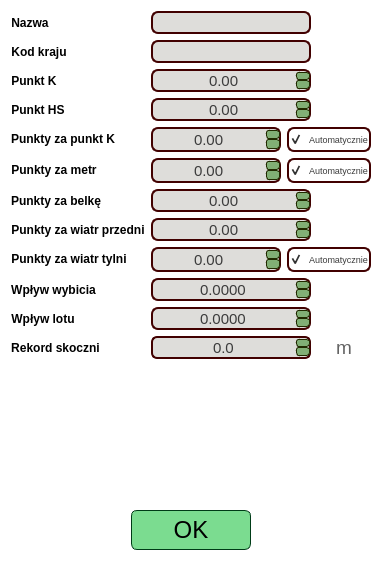
<?xml version="1.0" encoding="UTF-8"?>
<ui version="4.0">
 <class>HillEditorWidget</class>
 <widget class="QWidget" name="HillEditorWidget">
  <property name="enabled">
   <bool>true</bool>
  </property>
  <property name="geometry">
   <rect>
    <x>0</x>
    <y>0</y>
    <width>381</width>
    <height>561</height>
   </rect>
  </property>
  <property name="font">
   <font>
    <pointsize>10</pointsize>
   </font>
  </property>
  <property name="windowTitle">
   <string>Edytor skoczni</string>
  </property>
  <property name="styleSheet">
   <string notr="true">background-color: rgb(255, 255, 255);
color: black;</string>
  </property>
  <layout class="QVBoxLayout" name="verticalLayout_2">
   <item>
    <layout class="QVBoxLayout" name="verticalLayout" stretch="2,1,0,0">
     <item>
      <layout class="QFormLayout" name="formLayout_input">
       <item row="0" column="0">
        <widget class="QLabel" name="label_name">
         <property name="font">
          <font>
           <family>Segoe UI</family>
           <pointsize>9</pointsize>
           <bold>true</bold>
          </font>
         </property>
         <property name="styleSheet">
          <string notr="true">QLabel{
background: transparent;
color: rgb(0, 0, 0);
}</string>
         </property>
         <property name="text">
          <string>Nazwa</string>
         </property>
         <property name="alignment">
          <set>Qt::AlignCenter</set>
         </property>
        </widget>
       </item>
       <item row="0" column="1">
        <widget class="QLineEdit" name="lineEdit_name">
         <property name="minimumSize">
          <size>
           <width>160</width>
           <height>23</height>
          </size>
         </property>
         <property name="maximumSize">
          <size>
           <width>160</width>
           <height>23</height>
          </size>
         </property>
         <property name="font">
          <font>
           <pointsize>11</pointsize>
          </font>
         </property>
         <property name="styleSheet">
          <string notr="true">QWidget{
	background-color: rgb(222, 221, 218);
	color: rgb(60, 60, 60);
	border: 2px solid rgb(65, 0, 0);
	border-radius: 7px;
}

QDoubleSpinBox::up-button{
border: 1px solid rgb(33, 42, 0);
border-radius: 3px;
		background-color: rgb(129, 175, 117);
	color: rgb(0, 59, 23);
}
QDoubleSpinBox::down-button{
border: 1px solid rgb(33, 42, 0);
border-radius: 3px;
	background-color: rgb(129, 175, 117);
	color: rgb(0, 59, 23);
}</string>
         </property>
        </widget>
       </item>
       <item row="1" column="0">
        <widget class="QLabel" name="label_countryCode">
         <property name="font">
          <font>
           <family>Segoe UI</family>
           <pointsize>9</pointsize>
           <bold>true</bold>
          </font>
         </property>
         <property name="styleSheet">
          <string notr="true">QLabel{
background: transparent;
color: rgb(0, 0, 0);
}</string>
         </property>
         <property name="text">
          <string>Kod kraju</string>
         </property>
         <property name="alignment">
          <set>Qt::AlignCenter</set>
         </property>
        </widget>
       </item>
       <item row="1" column="1">
        <layout class="QHBoxLayout" name="horizontalLayout" stretch="0,0,0">
         <property name="spacing">
          <number>6</number>
         </property>
         <item>
          <widget class="QLineEdit" name="lineEdit_countryCode">
           <property name="minimumSize">
            <size>
             <width>160</width>
             <height>23</height>
            </size>
           </property>
           <property name="maximumSize">
            <size>
             <width>160</width>
             <height>23</height>
            </size>
           </property>
           <property name="font">
            <font>
             <pointsize>11</pointsize>
            </font>
           </property>
           <property name="styleSheet">
            <string notr="true">QWidget{
	background-color: rgb(222, 221, 218);
	color: rgb(60, 60, 60);
	border: 2px solid rgb(65, 0, 0);
	border-radius: 7px;
}

QDoubleSpinBox::up-button{
border: 1px solid rgb(33, 42, 0);
border-radius: 3px;
		background-color: rgb(129, 175, 117);
	color: rgb(0, 59, 23);
}
QDoubleSpinBox::down-button{
border: 1px solid rgb(33, 42, 0);
border-radius: 3px;
	background-color: rgb(129, 175, 117);
	color: rgb(0, 59, 23);
}</string>
           </property>
           <property name="maxLength">
            <number>3</number>
           </property>
          </widget>
         </item>
         <item>
          <spacer name="horizontalSpacer_5">
           <property name="orientation">
            <enum>Qt::Horizontal</enum>
           </property>
           <property name="sizeHint" stdset="0">
            <size>
             <width>40</width>
             <height>20</height>
            </size>
           </property>
          </spacer>
         </item>
         <item>
          <widget class="QLabel" name="label_countryFlag">
           <property name="sizePolicy">
            <sizepolicy hsizetype="Fixed" vsizetype="Fixed">
             <horstretch>0</horstretch>
             <verstretch>0</verstretch>
            </sizepolicy>
           </property>
           <property name="minimumSize">
            <size>
             <width>38</width>
             <height>22</height>
            </size>
           </property>
           <property name="maximumSize">
            <size>
             <width>38</width>
             <height>22</height>
            </size>
           </property>
           <property name="font">
            <font>
             <pointsize>13</pointsize>
            </font>
           </property>
           <property name="styleSheet">
            <string notr="true">QWidget{
	background: transparent;
}</string>
           </property>
           <property name="text">
            <string/>
           </property>
          </widget>
         </item>
        </layout>
       </item>
       <item row="2" column="0">
        <widget class="QLabel" name="label">
         <property name="font">
          <font>
           <family>Segoe UI</family>
           <pointsize>9</pointsize>
           <bold>true</bold>
          </font>
         </property>
         <property name="styleSheet">
          <string notr="true">QLabel{
background: transparent;
color: rgb(0, 0, 0);
}</string>
         </property>
         <property name="text">
          <string>Punkt K</string>
         </property>
         <property name="alignment">
          <set>Qt::AlignCenter</set>
         </property>
        </widget>
       </item>
       <item row="2" column="1">
        <widget class="QDoubleSpinBox" name="doubleSpinBox_KPoint">
         <property name="minimumSize">
          <size>
           <width>160</width>
           <height>23</height>
          </size>
         </property>
         <property name="maximumSize">
          <size>
           <width>160</width>
           <height>23</height>
          </size>
         </property>
         <property name="font">
          <font>
           <pointsize>11</pointsize>
          </font>
         </property>
         <property name="styleSheet">
          <string notr="true">QWidget{
	background-color: rgb(222, 221, 218);
	color: rgb(60, 60, 60);
	border: 2px solid rgb(65, 0, 0);
	border-radius: 7px;
}

QDoubleSpinBox::up-button{
border: 1px solid rgb(33, 42, 0);
border-radius: 3px;
		background-color: rgb(129, 175, 117);
	color: rgb(0, 59, 23);
}
QDoubleSpinBox::down-button{
border: 1px solid rgb(33, 42, 0);
border-radius: 3px;
	background-color: rgb(129, 175, 117);
	color: rgb(0, 59, 23);
}</string>
         </property>
         <property name="alignment">
          <set>Qt::AlignCenter</set>
         </property>
         <property name="minimum">
          <double>-1000000.000000000000000</double>
         </property>
         <property name="maximum">
          <double>1000000.000000000000000</double>
         </property>
        </widget>
       </item>
       <item row="3" column="0">
        <widget class="QLabel" name="label_2">
         <property name="font">
          <font>
           <family>Segoe UI</family>
           <pointsize>9</pointsize>
           <bold>true</bold>
          </font>
         </property>
         <property name="styleSheet">
          <string notr="true">QLabel{
background: transparent;
color: rgb(0, 0, 0);
}</string>
         </property>
         <property name="text">
          <string>Punkt HS</string>
         </property>
         <property name="alignment">
          <set>Qt::AlignCenter</set>
         </property>
        </widget>
       </item>
       <item row="3" column="1">
        <widget class="QDoubleSpinBox" name="doubleSpinBox_HSPoint">
         <property name="minimumSize">
          <size>
           <width>160</width>
           <height>23</height>
          </size>
         </property>
         <property name="maximumSize">
          <size>
           <width>160</width>
           <height>23</height>
          </size>
         </property>
         <property name="font">
          <font>
           <pointsize>11</pointsize>
          </font>
         </property>
         <property name="styleSheet">
          <string notr="true">QWidget{
	background-color: rgb(222, 221, 218);
	color: rgb(60, 60, 60);
	border: 2px solid rgb(65, 0, 0);
	border-radius: 7px;
}

QDoubleSpinBox::up-button{
border: 1px solid rgb(33, 42, 0);
border-radius: 3px;
		background-color: rgb(129, 175, 117);
	color: rgb(0, 59, 23);
}
QDoubleSpinBox::down-button{
border: 1px solid rgb(33, 42, 0);
border-radius: 3px;
	background-color: rgb(129, 175, 117);
	color: rgb(0, 59, 23);
}</string>
         </property>
         <property name="alignment">
          <set>Qt::AlignCenter</set>
         </property>
         <property name="minimum">
          <double>-1000000.000000000000000</double>
         </property>
         <property name="maximum">
          <double>1000000.000000000000000</double>
         </property>
        </widget>
       </item>
       <item row="4" column="0">
        <widget class="QLabel" name="label_6">
         <property name="font">
          <font>
           <family>Segoe UI</family>
           <pointsize>9</pointsize>
           <bold>true</bold>
          </font>
         </property>
         <property name="styleSheet">
          <string notr="true">QLabel{
background: transparent;
color: rgb(0, 0, 0);
}</string>
         </property>
         <property name="text">
          <string>Punkty za punkt K</string>
         </property>
         <property name="alignment">
          <set>Qt::AlignCenter</set>
         </property>
        </widget>
       </item>
       <item row="4" column="1">
        <layout class="QHBoxLayout" name="horizontalLayout_2">
         <item>
          <widget class="QDoubleSpinBox" name="doubleSpinBox_pointsForKPoint">
           <property name="minimumSize">
            <size>
             <width>130</width>
             <height>25</height>
            </size>
           </property>
           <property name="maximumSize">
            <size>
             <width>16777215</width>
             <height>25</height>
            </size>
           </property>
           <property name="font">
            <font>
             <pointsize>11</pointsize>
            </font>
           </property>
           <property name="styleSheet">
            <string notr="true">QWidget{
	background-color: rgb(222, 221, 218);
	color: rgb(60, 60, 60);
	border: 2px solid rgb(65, 0, 0);
	border-radius: 7px;
}
QWidget[readOnly = &quot;true&quot;]{
	background-color: rgb(120, 120, 120);
	color: rgb(20, 20, 20);
	border: 2px solid rgb(65, 0, 0);
	border-radius: 7px;
}

QDoubleSpinBox::up-button{
border: 1px solid rgb(33, 42, 0);
border-radius: 3px;
		background-color: rgb(129, 175, 117);
	color: rgb(0, 59, 23);
}
QDoubleSpinBox::down-button{
border: 1px solid rgb(33, 42, 0);
border-radius: 3px;
	background-color: rgb(129, 175, 117);
	color: rgb(0, 59, 23);
}</string>
           </property>
           <property name="alignment">
            <set>Qt::AlignCenter</set>
           </property>
           <property name="readOnly">
            <bool>true</bool>
           </property>
           <property name="minimum">
            <double>-1000000.000000000000000</double>
           </property>
           <property name="maximum">
            <double>1000000.000000000000000</double>
           </property>
          </widget>
         </item>
         <item>
          <widget class="QCheckBox" name="checkBox_autoPointsForKPoint">
           <property name="minimumSize">
            <size>
             <width>0</width>
             <height>25</height>
            </size>
           </property>
           <property name="maximumSize">
            <size>
             <width>16777215</width>
             <height>25</height>
            </size>
           </property>
           <property name="font">
            <font>
             <pointsize>7</pointsize>
            </font>
           </property>
           <property name="styleSheet">
            <string notr="true">QWidget{
	background: transparent;
	color: rgb(60, 60, 60);
	border: 2px solid rgb(65, 0, 0);
	border-radius: 7px;
}</string>
           </property>
           <property name="text">
            <string>Automatycznie</string>
           </property>
           <property name="checked">
            <bool>true</bool>
           </property>
          </widget>
         </item>
        </layout>
       </item>
       <item row="5" column="0">
        <widget class="QLabel" name="label_7">
         <property name="font">
          <font>
           <family>Segoe UI</family>
           <pointsize>9</pointsize>
           <bold>true</bold>
          </font>
         </property>
         <property name="styleSheet">
          <string notr="true">QLabel{
background: transparent;
color: rgb(0, 0, 0);
}</string>
         </property>
         <property name="text">
          <string>Punkty za metr</string>
         </property>
         <property name="alignment">
          <set>Qt::AlignCenter</set>
         </property>
        </widget>
       </item>
       <item row="5" column="1">
        <layout class="QHBoxLayout" name="horizontalLayout_3">
         <item>
          <widget class="QDoubleSpinBox" name="doubleSpinBox_pointsForMeter">
           <property name="minimumSize">
            <size>
             <width>130</width>
             <height>25</height>
            </size>
           </property>
           <property name="maximumSize">
            <size>
             <width>16777215</width>
             <height>25</height>
            </size>
           </property>
           <property name="font">
            <font>
             <pointsize>11</pointsize>
            </font>
           </property>
           <property name="styleSheet">
            <string notr="true">QWidget{
	background-color: rgb(222, 221, 218);
	color: rgb(60, 60, 60);
	border: 2px solid rgb(65, 0, 0);
	border-radius: 7px;
}
QWidget[readOnly = &quot;true&quot;]{
	background-color: rgb(120, 120, 120);
	color: rgb(20, 20, 20);
	border: 2px solid rgb(65, 0, 0);
	border-radius: 7px;
}

QDoubleSpinBox::up-button{
border: 1px solid rgb(33, 42, 0);
border-radius: 3px;
		background-color: rgb(129, 175, 117);
	color: rgb(0, 59, 23);
}
QDoubleSpinBox::down-button{
border: 1px solid rgb(33, 42, 0);
border-radius: 3px;
	background-color: rgb(129, 175, 117);
	color: rgb(0, 59, 23);
}</string>
           </property>
           <property name="alignment">
            <set>Qt::AlignCenter</set>
           </property>
           <property name="readOnly">
            <bool>true</bool>
           </property>
           <property name="minimum">
            <double>-1000000.000000000000000</double>
           </property>
           <property name="maximum">
            <double>1000000.000000000000000</double>
           </property>
           <property name="singleStep">
            <double>0.100000000000000</double>
           </property>
          </widget>
         </item>
         <item>
          <widget class="QCheckBox" name="checkBox_autoPointsForMeter">
           <property name="minimumSize">
            <size>
             <width>0</width>
             <height>25</height>
            </size>
           </property>
           <property name="maximumSize">
            <size>
             <width>16777215</width>
             <height>25</height>
            </size>
           </property>
           <property name="font">
            <font>
             <pointsize>7</pointsize>
            </font>
           </property>
           <property name="styleSheet">
            <string notr="true">QWidget{
	background: transparent;
	color: rgb(60, 60, 60);
	border: 2px solid rgb(65, 0, 0);
	border-radius: 7px;
}</string>
           </property>
           <property name="text">
            <string>Automatycznie</string>
           </property>
           <property name="checked">
            <bool>true</bool>
           </property>
          </widget>
         </item>
        </layout>
       </item>
       <item row="6" column="0">
        <widget class="QLabel" name="label_3">
         <property name="font">
          <font>
           <family>Segoe UI</family>
           <pointsize>9</pointsize>
           <bold>true</bold>
          </font>
         </property>
         <property name="styleSheet">
          <string notr="true">QLabel{
background: transparent;
color: rgb(0, 0, 0);
}</string>
         </property>
         <property name="text">
          <string>Punkty za belkę</string>
         </property>
         <property name="alignment">
          <set>Qt::AlignCenter</set>
         </property>
        </widget>
       </item>
       <item row="6" column="1">
        <widget class="QDoubleSpinBox" name="doubleSpinBox_gatePoints">
         <property name="minimumSize">
          <size>
           <width>160</width>
           <height>23</height>
          </size>
         </property>
         <property name="maximumSize">
          <size>
           <width>160</width>
           <height>23</height>
          </size>
         </property>
         <property name="font">
          <font>
           <pointsize>11</pointsize>
          </font>
         </property>
         <property name="styleSheet">
          <string notr="true">QWidget{
	background-color: rgb(222, 221, 218);
	color: rgb(60, 60, 60);
	border: 2px solid rgb(65, 0, 0);
	border-radius: 7px;
}

QDoubleSpinBox::up-button{
border: 1px solid rgb(33, 42, 0);
border-radius: 3px;
		background-color: rgb(129, 175, 117);
	color: rgb(0, 59, 23);
}
QDoubleSpinBox::down-button{
border: 1px solid rgb(33, 42, 0);
border-radius: 3px;
	background-color: rgb(129, 175, 117);
	color: rgb(0, 59, 23);
}</string>
         </property>
         <property name="alignment">
          <set>Qt::AlignCenter</set>
         </property>
         <property name="minimum">
          <double>-1000000.000000000000000</double>
         </property>
         <property name="maximum">
          <double>1000000.000000000000000</double>
         </property>
         <property name="singleStep">
          <double>0.500000000000000</double>
         </property>
        </widget>
       </item>
       <item row="7" column="0">
        <widget class="QLabel" name="label_4">
         <property name="font">
          <font>
           <family>Segoe UI</family>
           <pointsize>9</pointsize>
           <bold>true</bold>
          </font>
         </property>
         <property name="styleSheet">
          <string notr="true">QLabel{
background: transparent;
color: rgb(0, 0, 0);
}</string>
         </property>
         <property name="text">
          <string>Punkty za wiatr przedni</string>
         </property>
         <property name="alignment">
          <set>Qt::AlignCenter</set>
         </property>
        </widget>
       </item>
       <item row="7" column="1">
        <widget class="QDoubleSpinBox" name="doubleSpinBox_frontWindPoints">
         <property name="minimumSize">
          <size>
           <width>160</width>
           <height>23</height>
          </size>
         </property>
         <property name="maximumSize">
          <size>
           <width>160</width>
           <height>23</height>
          </size>
         </property>
         <property name="font">
          <font>
           <pointsize>11</pointsize>
          </font>
         </property>
         <property name="styleSheet">
          <string notr="true">QWidget{
	background-color: rgb(222, 221, 218);
	color: rgb(60, 60, 60);
	border: 2px solid rgb(65, 0, 0);
	border-radius: 7px;
}

QDoubleSpinBox::up-button{
border: 1px solid rgb(33, 42, 0);
border-radius: 3px;
		background-color: rgb(129, 175, 117);
	color: rgb(0, 59, 23);
}
QDoubleSpinBox::down-button{
border: 1px solid rgb(33, 42, 0);
border-radius: 3px;
	background-color: rgb(129, 175, 117);
	color: rgb(0, 59, 23);
}</string>
         </property>
         <property name="alignment">
          <set>Qt::AlignCenter</set>
         </property>
         <property name="minimum">
          <double>-1000000.000000000000000</double>
         </property>
         <property name="maximum">
          <double>1000000.000000000000000</double>
         </property>
         <property name="singleStep">
          <double>0.500000000000000</double>
         </property>
        </widget>
       </item>
       <item row="8" column="0">
        <widget class="QLabel" name="label_5">
         <property name="font">
          <font>
           <family>Segoe UI</family>
           <pointsize>9</pointsize>
           <bold>true</bold>
          </font>
         </property>
         <property name="styleSheet">
          <string notr="true">QLabel{
background: transparent;
color: rgb(0, 0, 0);
}</string>
         </property>
         <property name="text">
          <string>Punkty za wiatr tylni</string>
         </property>
         <property name="alignment">
          <set>Qt::AlignCenter</set>
         </property>
        </widget>
       </item>
       <item row="8" column="1">
        <layout class="QHBoxLayout" name="horizontalLayout_4">
         <item>
          <widget class="QDoubleSpinBox" name="doubleSpinBox_backWindPoints">
           <property name="minimumSize">
            <size>
             <width>130</width>
             <height>25</height>
            </size>
           </property>
           <property name="maximumSize">
            <size>
             <width>16777215</width>
             <height>25</height>
            </size>
           </property>
           <property name="font">
            <font>
             <pointsize>11</pointsize>
            </font>
           </property>
           <property name="styleSheet">
            <string notr="true">QWidget{
	background-color: rgb(222, 221, 218);
	color: rgb(60, 60, 60);
	border: 2px solid rgb(65, 0, 0);
	border-radius: 7px;
}
QWidget[readOnly = &quot;true&quot;]{
	background-color: rgb(120, 120, 120);
	color: rgb(20, 20, 20);
	border: 2px solid rgb(65, 0, 0);
	border-radius: 7px;
}

QDoubleSpinBox::up-button{
border: 1px solid rgb(33, 42, 0);
border-radius: 3px;
		background-color: rgb(129, 175, 117);
	color: rgb(0, 59, 23);
}
QDoubleSpinBox::down-button{
border: 1px solid rgb(33, 42, 0);
border-radius: 3px;
	background-color: rgb(129, 175, 117);
	color: rgb(0, 59, 23);
}</string>
           </property>
           <property name="alignment">
            <set>Qt::AlignCenter</set>
           </property>
           <property name="readOnly">
            <bool>true</bool>
           </property>
           <property name="minimum">
            <double>-1000000.000000000000000</double>
           </property>
           <property name="maximum">
            <double>1000000.000000000000000</double>
           </property>
           <property name="singleStep">
            <double>0.500000000000000</double>
           </property>
          </widget>
         </item>
         <item>
          <widget class="QCheckBox" name="checkBox_autoBackWindPoints">
           <property name="minimumSize">
            <size>
             <width>0</width>
             <height>25</height>
            </size>
           </property>
           <property name="maximumSize">
            <size>
             <width>16777215</width>
             <height>25</height>
            </size>
           </property>
           <property name="font">
            <font>
             <pointsize>7</pointsize>
            </font>
           </property>
           <property name="styleSheet">
            <string notr="true">QWidget{
	background: transparent;
	color: rgb(60, 60, 60);
	border: 2px solid rgb(65, 0, 0);
	border-radius: 7px;
}</string>
           </property>
           <property name="text">
            <string>Automatycznie</string>
           </property>
           <property name="checked">
            <bool>true</bool>
           </property>
          </widget>
         </item>
        </layout>
       </item>
       <item row="9" column="0">
        <widget class="QLabel" name="label_9">
         <property name="font">
          <font>
           <family>Segoe UI</family>
           <pointsize>9</pointsize>
           <bold>true</bold>
          </font>
         </property>
         <property name="styleSheet">
          <string notr="true">QLabel{
background: transparent;
color: rgb(0, 0, 0);
}</string>
         </property>
         <property name="text">
          <string>Wpływ wybicia</string>
         </property>
         <property name="alignment">
          <set>Qt::AlignCenter</set>
         </property>
        </widget>
       </item>
       <item row="9" column="1">
        <widget class="QDoubleSpinBox" name="doubleSpinBox_takeoffEffect">
         <property name="minimumSize">
          <size>
           <width>160</width>
           <height>23</height>
          </size>
         </property>
         <property name="maximumSize">
          <size>
           <width>160</width>
           <height>23</height>
          </size>
         </property>
         <property name="font">
          <font>
           <pointsize>11</pointsize>
          </font>
         </property>
         <property name="styleSheet">
          <string notr="true">QWidget{
	background-color: rgb(222, 221, 218);
	color: rgb(60, 60, 60);
	border: 2px solid rgb(65, 0, 0);
	border-radius: 7px;
}

QDoubleSpinBox::up-button{
border: 1px solid rgb(33, 42, 0);
border-radius: 3px;
		background-color: rgb(129, 175, 117);
	color: rgb(0, 59, 23);
}
QDoubleSpinBox::down-button{
border: 1px solid rgb(33, 42, 0);
border-radius: 3px;
	background-color: rgb(129, 175, 117);
	color: rgb(0, 59, 23);
}</string>
         </property>
         <property name="alignment">
          <set>Qt::AlignCenter</set>
         </property>
         <property name="decimals">
          <number>4</number>
         </property>
         <property name="minimum">
          <double>-1000000.000000000000000</double>
         </property>
         <property name="maximum">
          <double>1000000.000000000000000</double>
         </property>
         <property name="singleStep">
          <double>0.100000000000000</double>
         </property>
        </widget>
       </item>
       <item row="10" column="0">
        <widget class="QLabel" name="label_10">
         <property name="font">
          <font>
           <family>Segoe UI</family>
           <pointsize>9</pointsize>
           <bold>true</bold>
          </font>
         </property>
         <property name="styleSheet">
          <string notr="true">QLabel{
background: transparent;
color: rgb(0, 0, 0);
}</string>
         </property>
         <property name="text">
          <string>Wpływ lotu</string>
         </property>
         <property name="alignment">
          <set>Qt::AlignCenter</set>
         </property>
        </widget>
       </item>
       <item row="10" column="1">
        <widget class="QDoubleSpinBox" name="doubleSpinBox_flightEffect">
         <property name="minimumSize">
          <size>
           <width>160</width>
           <height>23</height>
          </size>
         </property>
         <property name="maximumSize">
          <size>
           <width>160</width>
           <height>23</height>
          </size>
         </property>
         <property name="font">
          <font>
           <pointsize>11</pointsize>
          </font>
         </property>
         <property name="styleSheet">
          <string notr="true">QWidget{
	background-color: rgb(222, 221, 218);
	color: rgb(60, 60, 60);
	border: 2px solid rgb(65, 0, 0);
	border-radius: 7px;
}

QDoubleSpinBox::up-button{
border: 1px solid rgb(33, 42, 0);
border-radius: 3px;
		background-color: rgb(129, 175, 117);
	color: rgb(0, 59, 23);
}
QDoubleSpinBox::down-button{
border: 1px solid rgb(33, 42, 0);
border-radius: 3px;
	background-color: rgb(129, 175, 117);
	color: rgb(0, 59, 23);
}</string>
         </property>
         <property name="alignment">
          <set>Qt::AlignCenter</set>
         </property>
         <property name="decimals">
          <number>4</number>
         </property>
         <property name="minimum">
          <double>-1000000.000000000000000</double>
         </property>
         <property name="maximum">
          <double>1000000.000000000000000</double>
         </property>
         <property name="singleStep">
          <double>0.100000000000000</double>
         </property>
        </widget>
       </item>
       <item row="11" column="0">
        <widget class="QLabel" name="label_8">
         <property name="font">
          <font>
           <family>Segoe UI</family>
           <pointsize>9</pointsize>
           <bold>true</bold>
          </font>
         </property>
         <property name="styleSheet">
          <string notr="true">QLabel{
background: transparent;
color: rgb(0, 0, 0);
}</string>
         </property>
         <property name="text">
          <string>Rekord skoczni</string>
         </property>
         <property name="alignment">
          <set>Qt::AlignCenter</set>
         </property>
        </widget>
       </item>
       <item row="11" column="1">
        <layout class="QHBoxLayout" name="horizontalLayout_6">
         <item>
          <widget class="QDoubleSpinBox" name="doubleSpinBox_record">
           <property name="minimumSize">
            <size>
             <width>160</width>
             <height>23</height>
            </size>
           </property>
           <property name="maximumSize">
            <size>
             <width>160</width>
             <height>23</height>
            </size>
           </property>
           <property name="font">
            <font>
             <pointsize>11</pointsize>
            </font>
           </property>
           <property name="focusPolicy">
            <enum>Qt::ClickFocus</enum>
           </property>
           <property name="styleSheet">
            <string notr="true">QWidget{
	background-color: rgb(222, 221, 218);
	color: rgb(60, 60, 60);
	border: 2px solid rgb(65, 0, 0);
	border-radius: 6px;
}

QDoubleSpinBox::up-button{
border: 1px solid rgb(33, 42, 0);
border-radius: 3px;
		background-color: rgb(129, 175, 117);
	color: rgb(0, 59, 23);
}
QDoubleSpinBox::down-button{
border: 1px solid rgb(33, 42, 0);
border-radius: 3px;
	background-color: rgb(129, 175, 117);
	color: rgb(0, 59, 23);
}</string>
           </property>
           <property name="wrapping">
            <bool>false</bool>
           </property>
           <property name="frame">
            <bool>true</bool>
           </property>
           <property name="alignment">
            <set>Qt::AlignCenter</set>
           </property>
           <property name="showGroupSeparator" stdset="0">
            <bool>false</bool>
           </property>
           <property name="decimals">
            <number>1</number>
           </property>
           <property name="maximum">
            <double>1000000.000000000000000</double>
           </property>
           <property name="value">
            <double>0.000000000000000</double>
           </property>
          </widget>
         </item>
         <item>
          <widget class="QLabel" name="label_meterDecoration">
           <property name="font">
            <font>
             <pointsize>14</pointsize>
            </font>
           </property>
           <property name="styleSheet">
            <string notr="true">color: rgb(100, 100, 100);</string>
           </property>
           <property name="text">
            <string>m</string>
           </property>
           <property name="alignment">
            <set>Qt::AlignCenter</set>
           </property>
          </widget>
         </item>
        </layout>
       </item>
      </layout>
     </item>
     <item>
      <layout class="QHBoxLayout" name="horizontalLayout_5">
       <item>
        <spacer name="horizontalSpacer">
         <property name="orientation">
          <enum>Qt::Horizontal</enum>
         </property>
         <property name="sizeHint" stdset="0">
          <size>
           <width>40</width>
           <height>20</height>
          </size>
         </property>
        </spacer>
       </item>
       <item>
        <layout class="QVBoxLayout" name="verticalLayout_characteristicsEditor"/>
       </item>
       <item>
        <spacer name="horizontalSpacer_2">
         <property name="orientation">
          <enum>Qt::Horizontal</enum>
         </property>
         <property name="sizeHint" stdset="0">
          <size>
           <width>40</width>
           <height>20</height>
          </size>
         </property>
        </spacer>
       </item>
      </layout>
     </item>
     <item>
      <spacer name="verticalSpacer">
       <property name="orientation">
        <enum>Qt::Vertical</enum>
       </property>
       <property name="sizeType">
        <enum>QSizePolicy::Maximum</enum>
       </property>
       <property name="sizeHint" stdset="0">
        <size>
         <width>20</width>
         <height>13</height>
        </size>
       </property>
      </spacer>
     </item>
     <item>
      <layout class="QHBoxLayout" name="horizontalLayout_OKButton_2">
       <item>
        <spacer name="horizontalSpacer_3">
         <property name="orientation">
          <enum>Qt::Horizontal</enum>
         </property>
         <property name="sizeHint" stdset="0">
          <size>
           <width>40</width>
           <height>20</height>
          </size>
         </property>
        </spacer>
       </item>
       <item>
        <widget class="QPushButton" name="pushButton_submit">
         <property name="minimumSize">
          <size>
           <width>120</width>
           <height>40</height>
          </size>
         </property>
         <property name="maximumSize">
          <size>
           <width>120</width>
           <height>40</height>
          </size>
         </property>
         <property name="font">
          <font>
           <pointsize>18</pointsize>
          </font>
         </property>
         <property name="styleSheet">
          <string notr="true">QPushButton{
border: 1px solid rgb(0, 59, 23);
border-radius: 6px;
color: rgb(0, 0, 0);
background-color: rgb(123, 220, 144);
}
QPushButton:hover{
background-color: rgb(153, 253, 174);
}</string>
         </property>
         <property name="text">
          <string>OK</string>
         </property>
        </widget>
       </item>
       <item>
        <spacer name="horizontalSpacer_4">
         <property name="orientation">
          <enum>Qt::Horizontal</enum>
         </property>
         <property name="sizeHint" stdset="0">
          <size>
           <width>40</width>
           <height>20</height>
          </size>
         </property>
        </spacer>
       </item>
      </layout>
     </item>
    </layout>
   </item>
  </layout>
 </widget>
 <resources/>
 <connections/>
</ui>
